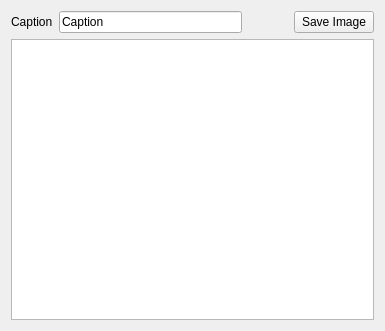
<ui version="4.0" >
 <class>ProfileViewer</class>
 <widget class="QWidget" name="ProfileViewer" >
  <property name="geometry" >
   <rect>
    <x>0</x>
    <y>0</y>
    <width>385</width>
    <height>331</height>
   </rect>
  </property>
  <property name="windowTitle" >
   <string>Profile Viewer</string>
  </property>
  <layout class="QGridLayout" >
   <item row="0" column="0" >
    <widget class="QLabel" name="label" >
     <property name="text" >
      <string>Caption</string>
     </property>
    </widget>
   </item>
   <item row="0" column="1" >
    <widget class="QLineEdit" name="caption" >
     <property name="text" >
      <string>Caption</string>
     </property>
    </widget>
   </item>
   <item row="0" column="2" >
    <spacer>
     <property name="orientation" >
      <enum>Qt::Horizontal</enum>
     </property>
     <property name="sizeType" >
      <enum>QSizePolicy::Fixed</enum>
     </property>
     <property name="sizeHint" >
      <size>
       <width>40</width>
       <height>20</height>
      </size>
     </property>
    </spacer>
   </item>
   <item row="0" column="3" >
    <widget class="QPushButton" name="saveImage" >
     <property name="text" >
      <string>Save Image</string>
     </property>
    </widget>
   </item>
   <item row="1" column="0" colspan="4" >
    <widget class="QGraphicsView" name="graphicsView" />
   </item>
  </layout>
 </widget>
 <resources/>
 <connections/>
</ui>
